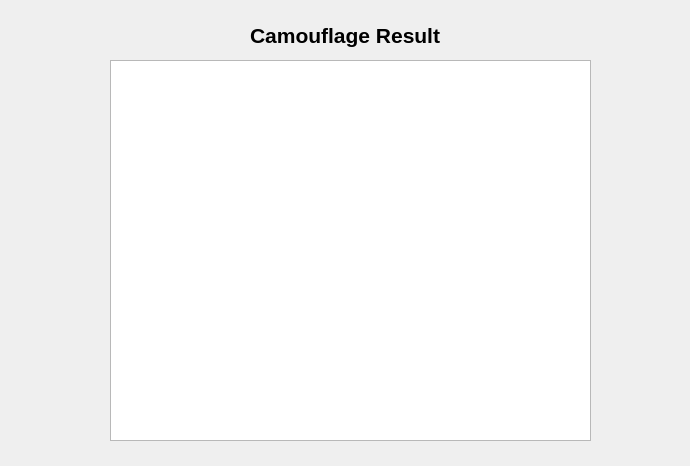
<?xml version="1.0" encoding="UTF-8"?>
<ui version="4.0">
 <class>resultWindow</class>
 <widget class="QWidget" name="resultWindow">
  <property name="geometry">
   <rect>
    <x>0</x>
    <y>0</y>
    <width>690</width>
    <height>466</height>
   </rect>
  </property>
  <property name="windowTitle">
   <string>Form</string>
  </property>
  <widget class="QGraphicsView" name="resultGV">
   <property name="geometry">
    <rect>
     <x>110</x>
     <y>60</y>
     <width>481</width>
     <height>381</height>
    </rect>
   </property>
  </widget>
  <widget class="QLabel" name="label">
   <property name="geometry">
    <rect>
     <x>250</x>
     <y>20</y>
     <width>221</width>
     <height>31</height>
    </rect>
   </property>
   <property name="font">
    <font>
     <family>Arial</family>
     <pointsize>16</pointsize>
     <weight>75</weight>
     <bold>true</bold>
    </font>
   </property>
   <property name="text">
    <string>Camouflage Result</string>
   </property>
  </widget>
 </widget>
 <resources/>
 <connections/>
</ui>
